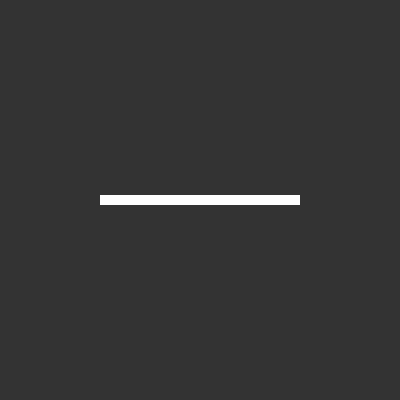
Frame 1 (no input)
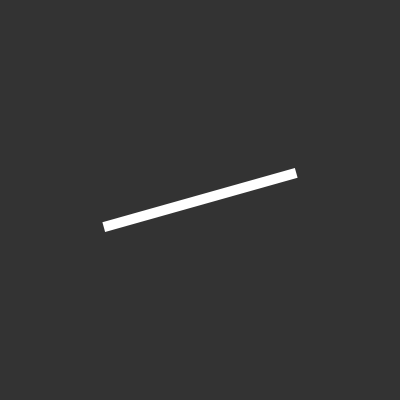
Frame 60 (no input)
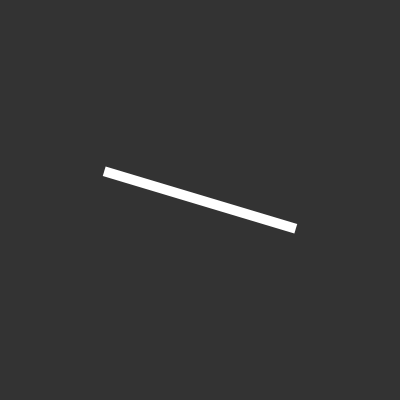
Frame 120 (the mouse pressed at the canvas centre since frame 60)

The p5.js sketch that drew these frames (run headless with seeded random() and noise() and a simulated clock; from frame 60 on, the mouse is pressed at the canvas centre):

// p5.js sketch
// ── sketch.js
let angle = 0;
let angleV = 0;
let angleA = 0.001;

function setup() {
	createCanvas(400, 400);
}

function draw() {
	angleA = map(mouseX, 0, width, -0.01, 0.01);
	angleV = constrain(angleV, -0.2, 0.2)

	background(51);
	noStroke();
	rectMode(CENTER);
	translate(200, 200);
	rotate(angle);
	rect(0, 0, 200, 10);

	angle += angleV;
	angleV += angleA;
}
